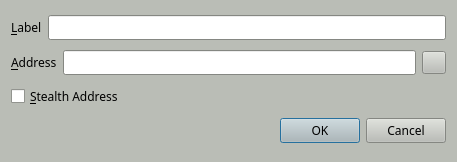
<?xml version="1.0" encoding="UTF-8"?>
<ui version="4.0">
 <class>EditAddressDialog</class>
 <widget class="QDialog" name="EditAddressDialog">
  <property name="geometry">
   <rect>
    <x>0</x>
    <y>0</y>
    <width>457</width>
    <height>162</height>
   </rect>
  </property>
  <property name="palette">
   <palette>
    <active>
     <colorrole role="WindowText">
      <brush brushstyle="SolidPattern">
       <color alpha="255">
        <red>0</red>
        <green>0</green>
        <blue>0</blue>
       </color>
      </brush>
     </colorrole>
     <colorrole role="Button">
      <brush brushstyle="SolidPattern">
       <color alpha="255">
        <red>186</red>
        <green>189</green>
        <blue>182</blue>
       </color>
      </brush>
     </colorrole>
     <colorrole role="Light">
      <brush brushstyle="SolidPattern">
       <color alpha="255">
        <red>255</red>
        <green>255</green>
        <blue>255</blue>
       </color>
      </brush>
     </colorrole>
     <colorrole role="Midlight">
      <brush brushstyle="SolidPattern">
       <color alpha="255">
        <red>220</red>
        <green>222</green>
        <blue>218</blue>
       </color>
      </brush>
     </colorrole>
     <colorrole role="Dark">
      <brush brushstyle="SolidPattern">
       <color alpha="255">
        <red>93</red>
        <green>94</green>
        <blue>91</blue>
       </color>
      </brush>
     </colorrole>
     <colorrole role="Mid">
      <brush brushstyle="SolidPattern">
       <color alpha="255">
        <red>124</red>
        <green>126</green>
        <blue>121</blue>
       </color>
      </brush>
     </colorrole>
     <colorrole role="Text">
      <brush brushstyle="SolidPattern">
       <color alpha="255">
        <red>0</red>
        <green>0</green>
        <blue>0</blue>
       </color>
      </brush>
     </colorrole>
     <colorrole role="BrightText">
      <brush brushstyle="SolidPattern">
       <color alpha="255">
        <red>255</red>
        <green>255</green>
        <blue>255</blue>
       </color>
      </brush>
     </colorrole>
     <colorrole role="ButtonText">
      <brush brushstyle="SolidPattern">
       <color alpha="255">
        <red>0</red>
        <green>0</green>
        <blue>0</blue>
       </color>
      </brush>
     </colorrole>
     <colorrole role="Base">
      <brush brushstyle="SolidPattern">
       <color alpha="255">
        <red>255</red>
        <green>255</green>
        <blue>255</blue>
       </color>
      </brush>
     </colorrole>
     <colorrole role="Window">
      <brush brushstyle="SolidPattern">
       <color alpha="255">
        <red>186</red>
        <green>189</green>
        <blue>182</blue>
       </color>
      </brush>
     </colorrole>
     <colorrole role="Shadow">
      <brush brushstyle="SolidPattern">
       <color alpha="255">
        <red>0</red>
        <green>0</green>
        <blue>0</blue>
       </color>
      </brush>
     </colorrole>
     <colorrole role="AlternateBase">
      <brush brushstyle="SolidPattern">
       <color alpha="255">
        <red>220</red>
        <green>222</green>
        <blue>218</blue>
       </color>
      </brush>
     </colorrole>
     <colorrole role="ToolTipBase">
      <brush brushstyle="SolidPattern">
       <color alpha="255">
        <red>255</red>
        <green>255</green>
        <blue>220</blue>
       </color>
      </brush>
     </colorrole>
     <colorrole role="ToolTipText">
      <brush brushstyle="SolidPattern">
       <color alpha="255">
        <red>0</red>
        <green>0</green>
        <blue>0</blue>
       </color>
      </brush>
     </colorrole>
    </active>
    <inactive>
     <colorrole role="WindowText">
      <brush brushstyle="SolidPattern">
       <color alpha="255">
        <red>0</red>
        <green>0</green>
        <blue>0</blue>
       </color>
      </brush>
     </colorrole>
     <colorrole role="Button">
      <brush brushstyle="SolidPattern">
       <color alpha="255">
        <red>186</red>
        <green>189</green>
        <blue>182</blue>
       </color>
      </brush>
     </colorrole>
     <colorrole role="Light">
      <brush brushstyle="SolidPattern">
       <color alpha="255">
        <red>255</red>
        <green>255</green>
        <blue>255</blue>
       </color>
      </brush>
     </colorrole>
     <colorrole role="Midlight">
      <brush brushstyle="SolidPattern">
       <color alpha="255">
        <red>220</red>
        <green>222</green>
        <blue>218</blue>
       </color>
      </brush>
     </colorrole>
     <colorrole role="Dark">
      <brush brushstyle="SolidPattern">
       <color alpha="255">
        <red>93</red>
        <green>94</green>
        <blue>91</blue>
       </color>
      </brush>
     </colorrole>
     <colorrole role="Mid">
      <brush brushstyle="SolidPattern">
       <color alpha="255">
        <red>124</red>
        <green>126</green>
        <blue>121</blue>
       </color>
      </brush>
     </colorrole>
     <colorrole role="Text">
      <brush brushstyle="SolidPattern">
       <color alpha="255">
        <red>0</red>
        <green>0</green>
        <blue>0</blue>
       </color>
      </brush>
     </colorrole>
     <colorrole role="BrightText">
      <brush brushstyle="SolidPattern">
       <color alpha="255">
        <red>255</red>
        <green>255</green>
        <blue>255</blue>
       </color>
      </brush>
     </colorrole>
     <colorrole role="ButtonText">
      <brush brushstyle="SolidPattern">
       <color alpha="255">
        <red>0</red>
        <green>0</green>
        <blue>0</blue>
       </color>
      </brush>
     </colorrole>
     <colorrole role="Base">
      <brush brushstyle="SolidPattern">
       <color alpha="255">
        <red>255</red>
        <green>255</green>
        <blue>255</blue>
       </color>
      </brush>
     </colorrole>
     <colorrole role="Window">
      <brush brushstyle="SolidPattern">
       <color alpha="255">
        <red>186</red>
        <green>189</green>
        <blue>182</blue>
       </color>
      </brush>
     </colorrole>
     <colorrole role="Shadow">
      <brush brushstyle="SolidPattern">
       <color alpha="255">
        <red>0</red>
        <green>0</green>
        <blue>0</blue>
       </color>
      </brush>
     </colorrole>
     <colorrole role="AlternateBase">
      <brush brushstyle="SolidPattern">
       <color alpha="255">
        <red>220</red>
        <green>222</green>
        <blue>218</blue>
       </color>
      </brush>
     </colorrole>
     <colorrole role="ToolTipBase">
      <brush brushstyle="SolidPattern">
       <color alpha="255">
        <red>255</red>
        <green>255</green>
        <blue>220</blue>
       </color>
      </brush>
     </colorrole>
     <colorrole role="ToolTipText">
      <brush brushstyle="SolidPattern">
       <color alpha="255">
        <red>0</red>
        <green>0</green>
        <blue>0</blue>
       </color>
      </brush>
     </colorrole>
    </inactive>
    <disabled>
     <colorrole role="WindowText">
      <brush brushstyle="SolidPattern">
       <color alpha="255">
        <red>93</red>
        <green>94</green>
        <blue>91</blue>
       </color>
      </brush>
     </colorrole>
     <colorrole role="Button">
      <brush brushstyle="SolidPattern">
       <color alpha="255">
        <red>186</red>
        <green>189</green>
        <blue>182</blue>
       </color>
      </brush>
     </colorrole>
     <colorrole role="Light">
      <brush brushstyle="SolidPattern">
       <color alpha="255">
        <red>255</red>
        <green>255</green>
        <blue>255</blue>
       </color>
      </brush>
     </colorrole>
     <colorrole role="Midlight">
      <brush brushstyle="SolidPattern">
       <color alpha="255">
        <red>220</red>
        <green>222</green>
        <blue>218</blue>
       </color>
      </brush>
     </colorrole>
     <colorrole role="Dark">
      <brush brushstyle="SolidPattern">
       <color alpha="255">
        <red>93</red>
        <green>94</green>
        <blue>91</blue>
       </color>
      </brush>
     </colorrole>
     <colorrole role="Mid">
      <brush brushstyle="SolidPattern">
       <color alpha="255">
        <red>124</red>
        <green>126</green>
        <blue>121</blue>
       </color>
      </brush>
     </colorrole>
     <colorrole role="Text">
      <brush brushstyle="SolidPattern">
       <color alpha="255">
        <red>93</red>
        <green>94</green>
        <blue>91</blue>
       </color>
      </brush>
     </colorrole>
     <colorrole role="BrightText">
      <brush brushstyle="SolidPattern">
       <color alpha="255">
        <red>255</red>
        <green>255</green>
        <blue>255</blue>
       </color>
      </brush>
     </colorrole>
     <colorrole role="ButtonText">
      <brush brushstyle="SolidPattern">
       <color alpha="255">
        <red>93</red>
        <green>94</green>
        <blue>91</blue>
       </color>
      </brush>
     </colorrole>
     <colorrole role="Base">
      <brush brushstyle="SolidPattern">
       <color alpha="255">
        <red>186</red>
        <green>189</green>
        <blue>182</blue>
       </color>
      </brush>
     </colorrole>
     <colorrole role="Window">
      <brush brushstyle="SolidPattern">
       <color alpha="255">
        <red>186</red>
        <green>189</green>
        <blue>182</blue>
       </color>
      </brush>
     </colorrole>
     <colorrole role="Shadow">
      <brush brushstyle="SolidPattern">
       <color alpha="255">
        <red>0</red>
        <green>0</green>
        <blue>0</blue>
       </color>
      </brush>
     </colorrole>
     <colorrole role="AlternateBase">
      <brush brushstyle="SolidPattern">
       <color alpha="255">
        <red>186</red>
        <green>189</green>
        <blue>182</blue>
       </color>
      </brush>
     </colorrole>
     <colorrole role="ToolTipBase">
      <brush brushstyle="SolidPattern">
       <color alpha="255">
        <red>255</red>
        <green>255</green>
        <blue>220</blue>
       </color>
      </brush>
     </colorrole>
     <colorrole role="ToolTipText">
      <brush brushstyle="SolidPattern">
       <color alpha="255">
        <red>0</red>
        <green>0</green>
        <blue>0</blue>
       </color>
      </brush>
     </colorrole>
    </disabled>
   </palette>
  </property>
  <property name="windowTitle">
   <string>Edit Address</string>
  </property>
  <layout class="QGridLayout" name="gridLayout_2">
   <item row="0" column="0">
    <layout class="QHBoxLayout" name="horizontalLayout_4">
     <item>
      <widget class="QLabel" name="label">
       <property name="font">
        <font>
         <family>Sawasdee</family>
        </font>
       </property>
       <property name="text">
        <string>&amp;Label</string>
       </property>
       <property name="buddy">
        <cstring>labelEdit</cstring>
       </property>
      </widget>
     </item>
     <item>
      <widget class="QLineEdit" name="labelEdit">
       <property name="font">
        <font>
         <family>Sawasdee</family>
        </font>
       </property>
       <property name="toolTip">
        <string>The label associated with this address book entry</string>
       </property>
      </widget>
     </item>
    </layout>
   </item>
   <item row="1" column="0">
    <layout class="QHBoxLayout" name="horizontalLayout_3">
     <item>
      <widget class="QLabel" name="label_2">
       <property name="font">
        <font>
         <family>Sawasdee</family>
        </font>
       </property>
       <property name="text">
        <string>&amp;Address</string>
       </property>
       <property name="buddy">
        <cstring>addressEdit</cstring>
       </property>
      </widget>
     </item>
     <item>
      <widget class="QLineEdit" name="addressEdit">
       <property name="font">
        <font>
         <family>Sawasdee</family>
        </font>
       </property>
       <property name="toolTip">
        <string>The address associated with this address book entry. This can only be modified for sending addresses.</string>
       </property>
      </widget>
     </item>
     <item>
      <widget class="QToolButton" name="EditAddressPasteButton">
       <property name="font">
        <font>
         <family>Sawasdee</family>
        </font>
       </property>
       <property name="toolTip">
        <string>Paste address from clipboard</string>
       </property>
       <property name="text">
        <string/>
       </property>
       <property name="icon">
        <iconset resource="../catcoin.qrc">
         <normaloff>:/icons/editpaste</normaloff>:/icons/editpaste</iconset>
       </property>
       <property name="shortcut">
        <string>Alt+P</string>
       </property>
      </widget>
     </item>
    </layout>
   </item>
   <item row="2" column="0">
    <widget class="QCheckBox" name="stealthCB">
     <property name="font">
      <font>
       <family>Sawasdee</family>
      </font>
     </property>
     <property name="text">
      <string>&amp;Stealth Address</string>
     </property>
    </widget>
   </item>
   <item row="3" column="0">
    <widget class="QDialogButtonBox" name="buttonBox">
     <property name="font">
      <font>
       <family>Sawasdee</family>
      </font>
     </property>
     <property name="orientation">
      <enum>Qt::Horizontal</enum>
     </property>
     <property name="standardButtons">
      <set>QDialogButtonBox::Cancel|QDialogButtonBox::Ok</set>
     </property>
    </widget>
   </item>
  </layout>
 </widget>
 <resources>
  <include location="../catcoin.qrc"/>
 </resources>
 <connections>
  <connection>
   <sender>buttonBox</sender>
   <signal>accepted()</signal>
   <receiver>EditAddressDialog</receiver>
   <slot>accept()</slot>
   <hints>
    <hint type="sourcelabel">
     <x>248</x>
     <y>254</y>
    </hint>
    <hint type="destinationlabel">
     <x>157</x>
     <y>274</y>
    </hint>
   </hints>
  </connection>
  <connection>
   <sender>buttonBox</sender>
   <signal>rejected()</signal>
   <receiver>EditAddressDialog</receiver>
   <slot>reject()</slot>
   <hints>
    <hint type="sourcelabel">
     <x>316</x>
     <y>260</y>
    </hint>
    <hint type="destinationlabel">
     <x>286</x>
     <y>274</y>
    </hint>
   </hints>
  </connection>
 </connections>
</ui>
